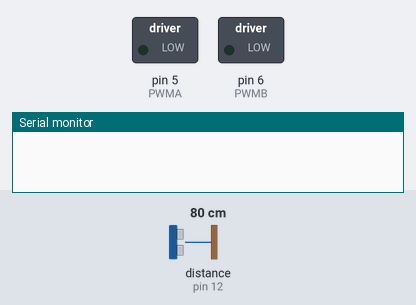
The sketch below on a simulated Arduino Uno, built with avr-gcc and run on an emulated ATmega328P. Shown: switched loads named in the sketch (green lamp = pin HIGH), the last lines printed to the serial monitor. Wiring (inferred from the names in the program): ultrasonic range finder: trigger pin 13; echo pin 12. Inputs (shaded band) come from the test bench; at power-on: distance to the obstacle (sensor on pin 12) 80 cm. The echo pulse lasts 58.3 µs per cm; pins used as bus, display or sensor lines are not drawn.

Above: at 0.1 s.
At 6.2 s:
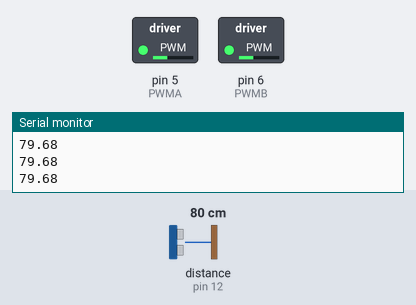
6.3 s: distance to the obstacle (sensor on pin 12) set to 17 cm
7.8 s: distance to the obstacle (sensor on pin 12) set to 13 cm
At 8.4 s:
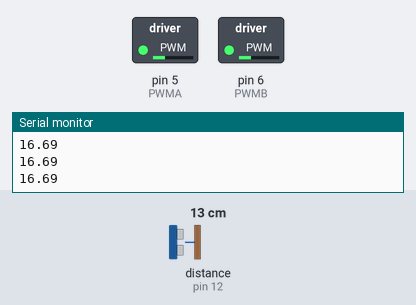
Timing chart, 0 to 10.8 s (numbered marks = the images above; inputs shaded):
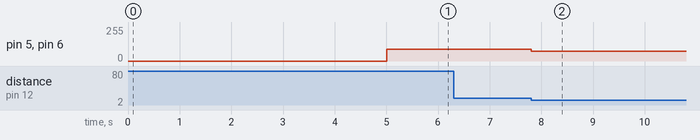

Measured:
- after the input at 7.8 s, pin 5 (PWMA), pin 6 (PWMB): 90/255 → 75/255 at once

The sketch:

002_Car_ultrasonic_test.ino
```cpp
/*
for the SmartCar Shield v1.1, this has the TB6612FNG H-Bridge motor controller https://dronebotworkshop.com/tb6612fng-h-bridge/

*/
#define PWMA 5 //this pin controls speed of motor A (left) - analog value 30-255 only (min speed 30 from experimentation, anything below this does not deliver sufficient power to run all 4 motors)
#define PWMB 6 //this pin controls speed of motor B (right) - analog value 30-255 only

#define AIN1 7 //controls power to motor A --read the RED labels on the pinout on the circuit schematic for the shield. https://drive.google.com/file/d/17PbbtRU9EobVzNFHf3JRnfc0aW9sLZYT/view?usp=sharing
//#define AIN2 111 //controls power to motor A --this is not connected to the UNO directly, instead is signal AIN1 passed through a 7414 Schmitt inverter.

#define BIN1 8 //controls power to motor B
//#define BIN2 1000 //controls power to motor B - BIN1 passed through 7414 Schmitt inverter.

#define STBY 3

int MotorSpeed =90; //fixed motor speed for now - write this to PWM. will later have this variable rewritten using a controller. If A and B have different speeds, the car will turn.

#define trig 13 //define ultrasonic trig pin on the arduino
#define echo 12 //the echo pin on the ultrasonic sensor

float distance;
float pulse_time;
/*
---MOTOR SIDES---
LEFT  Motors A. FRONT M1, REAR M4
RIGHT Motors B. FRONT M2, REAR M3 --note that FRONT and REAR motors cannot be controlled individually.

---CONTROLLING THE MOTORS--- both motors A and B have 2 inputs.
IN1 	IN2 	Mode
HIGH  HIGH 	Short Brake --since IN2 is IN1 passed through Schmitt, I am not sure how to get these first 2 motor modes...
LOW  	LOW 	Stop ^
HIGH  LOW   Clockwise
LOW 	HIGH 	Counterclockwise

---DIRECTIONALS---
Dir     Motor A   Motor B
FORWARD HIGH      HIGH
REVERSE LOW       LOW
LEFT    HIGH      LOW
RIGHT   LOW       HIGH

---MOTOR SPEEDS (on carpet)---
Experiment, run the car for 1000ms, then pause. Measure distance in meters.

PWM value   Speed m/s
30          0.06
50          0.13
100         0.29
125         0.37
150         0.47
200         0.63
255         0.81
*/

void setup() {
  // put your setup code here, to run once:
Serial.begin(9600);
digitalWrite(STBY,HIGH); //forums suggest STBY on the H-bridge needs to be held HIGH for the bridge to work. Testing shows this to be the case.
pinMode(trig,OUTPUT);
pinMode(echo,INPUT);
delay(5000); //just so the car doesnt start immediately with the USB cable still connected.
}

void loop() {
  // put your main code here, to run repeatedly:
digitalWrite(trig,LOW);
delayMicroseconds(2); //this guarantees no signal is currently being sent
digitalWrite(trig,HIGH);
delayMicroseconds(10); //send a 10us long burst of ultrasonic pulses -- this can be higher or lower, but 10us seems to work best
digitalWrite(trig,LOW);

pulse_time = pulseIn(echo,HIGH); //look for echo to run high - counts in us

distance = 0.5*pulse_time*0.0343;

if (distance>15){ //while distance is >5cm, the car will continue moving forward
analogWrite(PWMA,MotorSpeed);
analogWrite(PWMB,MotorSpeed);
digitalWrite(AIN1,HIGH);
digitalWrite(BIN1,HIGH);
delay(100);
Serial.println(distance);
}

if (distance<15){
analogWrite(PWMA,0); //the best solution I have found to stop the car so far is using PWM=0, essentially just not delivering power to the motors at all.
analogWrite(PWMB,0);
digitalWrite(AIN1,HIGH);
digitalWrite(BIN1,LOW);
analogWrite(PWMA,75);
analogWrite(PWMB,75);
delay(200); //the car will turn for 150ms, then move in straight line if it can
}

}
```
